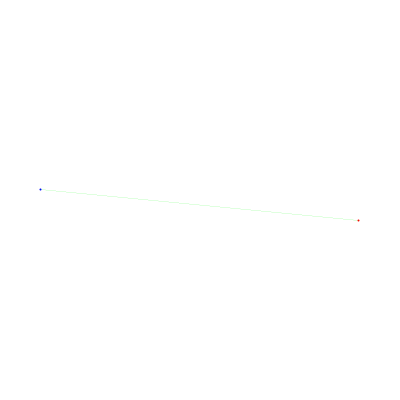
Frame 1 (no input)
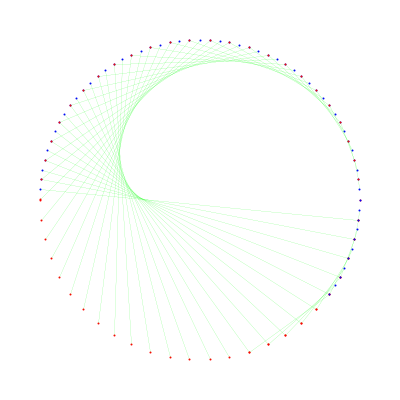
Frame 60 (the mouse pressed at the canvas centre just before this capture)
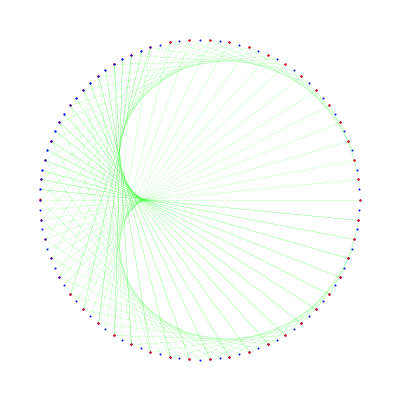
Frame 120 (the mouse held since frame 60 and released just before this capture)

The Processing sketch that drew these frames (run headless with seeded random() and noise(); from frame 60 on, the mouse is pressed at the canvas centre):

// Processing sketch: Cap4_2_1_CirculosConectados
// ── Cap4_2_1_CirculosConectados.pde
/*
 * Livro: O Código Transcendente
 * por Mateus Paresqui Berruezo.
 * Capítulo 4 - Seção 4.2
 * 
 * Parte do repositório encontrado em:
 * https://github.com/codigotranscendente/livro
 *
 * MIT License. Pode ser consultada em:
 * https://opensource.org/licenses/MIT
 */

void setup() {
  size(400,400);
  background(255);
  // Diminui o número de quadros por segundo para 20.
  frameRate(20);
}

void draw() {
  float centroX = 200, centroY = 200;
  float raio = 160, vel = 0.5;
  int div = 50;
  
  // Passo, ou quantos graus serão "andados" por frame do Processing:
  float passo = 360.0/div;
  
  // Primeiro Círculo:
  float x1 = centroX + raio*cos(radians(frameCount*passo));
  float y1 = centroY + raio*sin(radians(frameCount*passo));
  
  // Segundo Círculo - Defasado 180°e animado com metade do passo do primeiro:
  float x2 = centroX + raio*cos(radians(180 + vel*frameCount*passo));
  float y2 = centroY + raio*sin(radians(180 + vel*frameCount*passo));
  
  strokeWeight(2);
  
  // Pontos vermelhos: Círculo 1.
  stroke(255,0,0);
  point(x1,y1);
  
  // Pontos azuis: Círculo 2.
  stroke(0,0,255);
  point(x2,y2);
  
  // Conexão entre os pontos dos dois círculos:
  strokeWeight(0);
  stroke(0,255,0);
  line(x1,y1,x2,y2);
}
